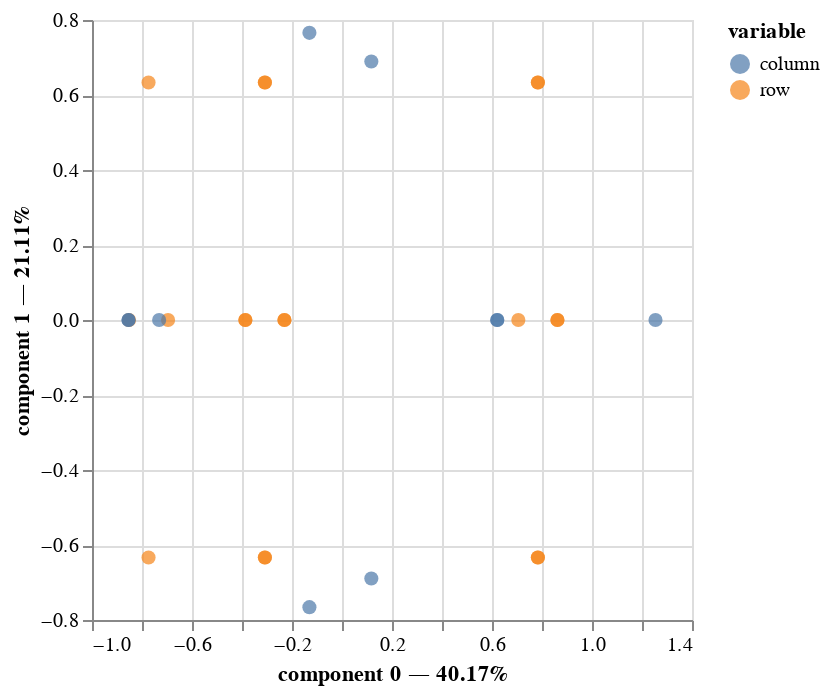

The code cell stored with this chart in its notebook:
### Code cell
mca_no_one_hot = prince.MCA(one_hot=False)
mca_no_one_hot = mca_no_one_hot.fit(one_hot)


mca_no_one_hot.plot(
    one_hot,
    x_component=0,
    y_component=1,
    show_column_markers=True,
    show_row_markers=True,
    show_column_labels=False,
    show_row_labels=False
)

### Figure 1 — Vega-Lite specification as saved in the notebook (floating-point values rounded to 4 significant figures)
{"config": {"view": {"continuousWidth": 300, "continuousHeight": 300}}, "layer": [{"data": {"name": "data-6662d7698cd87d370e81eb7f256438b6"}, "mark": {"type": "circle", "size": 50}, "encoding": {"color": {"field": "variable", "type": "nominal"}, "tooltip": [{"field": "variable", "type": "nominal"}, {"field": "value", "type": "nominal"}, {"field": "component 0", "type": "quantitative"}, {"field": "component 1", "type": "quantitative"}], "x": {"axis": {"title": "component 0 — 40.17%"}, "field": "component 0", "scale": {"zero": false}, "type": "quantitative"}, "y": {"axis": {"title": "component 1 — 21.11%"}, "field": "component 1", "scale": {"zero": false}, "type": "quantitative"}}, "name": "view_1"}, {"data": {"name": "data-d90f5e82d7dc7fc756ae67f313035f3e"}, "mark": {"type": "circle", "size": 50}, "encoding": {"color": {"field": "variable", "type": "nominal"}, "tooltip": [{"field": "variable", "type": "nominal"}, {"field": "value", "type": "nominal"}, {"field": "component 0", "type": "quantitative"}, {"field": "component 1", "type": "quantitative"}], "x": {"axis": {"title": "component 0 — 40.17%"}, "field": "component 0", "scale": {"zero": false}, "type": "quantitative"}, "y": {"axis": {"title": "component 1 — 21.11%"}, "field": "component 1", "scale": {"zero": false}, "type": "quantitative"}}}], "params": [{"name": "param_1", "select": {"type": "interval", "encodings": ["x", "y"]}, "bind": "scales", "views": ["view_1"]}], "$schema": "https://vega.github.io/schema/vega-lite/v5.20.1.json", "datasets": {"data-6662d7698cd87d370e81eb7f256438b6": [{"component 0": 0.7054, "component 1": -4.567e-15, "variable": "row", "value": "0", "label": 0}, {"component 0": -0.3866, "component 1": -4.237e-15, "variable": "row", "value": "1", "label": 1}, {"component 0": -0.3866, "component 1": -2.937e-15, "variable": "row", "value": "2", "label": 2}, {"component 0": -0.852, "component 1": -3.182e-15, "variable": "row", "value": "3", "label": 3}, {"component 0": 0.7835, "component 1": 0.6333, "variable": "row", "value": "4", "label": 4}, {"component 0": 0.7835, "component 1": 0.6333, "variable": "row", "value": "5", "label": 5}, {"component 0": -0.3084, "component 1": 0.6333, "variable": "row", "value": "6", "label": 6}, {"component 0": -0.3084, "component 1": 0.6333, "variable": "row", "value": "7", "label": 7}, {"component 0": -0.7739, "component 1": 0.6333, "variable": "row", "value": "8", "label": 8}, {"component 0": 0.7835, "component 1": -0.6333, "variable": "row", "value": "9", "label": 9}, {"component 0": 0.7835, "component 1": -0.6333, "variable": "row", "value": "10", "label": 10}, {"component 0": -0.3084, "component 1": -0.6333, "variable": "row", "value": "11", "label": 11}, {"component 0": -0.3084, "component 1": -0.6333, "variable": "row", "value": "12", "label": 12}, {"component 0": -0.7739, "component 1": -0.6333, "variable": "row", "value": "13", "label": 13}, {"component 0": 0.8617, "component 1": 2.601e-15, "variable": "row", "value": "14", "label": 14}, {"component 0": 0.8617, "component 1": 2.601e-15, "variable": "row", "value": "15", "label": 15}, {"component 0": -0.2303, "component 1": 2.931e-15, "variable": "row", "value": "16", "label": 16}, {"component 0": -0.2303, "component 1": 4.231e-15, "variable": "row", "value": "17", "label": 17}, {"component 0": -0.6957, "component 1": 3.986e-15, "variable": "row", "value": "18", "label": 18}], "data-d90f5e82d7dc7fc756ae67f313035f3e": [{"component 0": 0.1173, "component 1": -0.6892, "variable": "column", "value": "Color_das_PURPLE", "label": "Color_das_PURPLE"}, {"component 0": -0.1303, "component 1": 0.7658, "variable": "column", "value": "Color_das_YELLOW", "label": "Color_das_YELLOW"}, {"component 0": 0.1173, "component 1": 0.6892, "variable": "column", "value": "Size_das_LARGE", "label": "Size_das_LARGE"}, {"component 0": -0.1303, "component 1": -0.7658, "variable": "column", "value": "Size_das_SMALL", "label": "Size_das_SMALL"}, {"component 0": -0.8539, "component 1": 1.409e-15, "variable": "column", "value": "Action_das_DIP", "label": "Action_das_DIP"}, {"component 0": 0.621, "component 1": -8.061e-16, "variable": "column", "value": "Action_das_STRETCH", "label": "Action_das_STRETCH"}, {"component 0": 0.621, "component 1": 3.492e-16, "variable": "column", "value": "Age_das_ADULT", "label": "Age_das_ADULT"}, {"component 0": -0.8539, "component 1": -2.283e-16, "variable": "column", "value": "Age_das_CHILD", "label": "Age_das_CHILD"}, {"component 0": -0.7315, "component 1": 4.886e-16, "variable": "column", "value": "Inflated_das_F", "label": "Inflated_das_F"}, {"component 0": 1.254, "component 1": -4.416e-16, "variable": "column", "value": "Inflated_das_T", "label": "Inflated_das_T"}]}}
